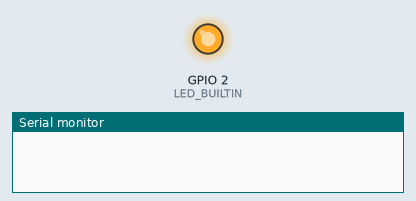
This sketch was run on a simulated ESP8266 (NodeMCU). Shown: output pins drawn as LEDs (lit = HIGH, except the on-board LED, lit = LOW), the last lines printed to the serial monitor. WiFi joins after 1.5 s; servers stay silent unless stated.

Above: at 2.5 s.
At 7.0 s:
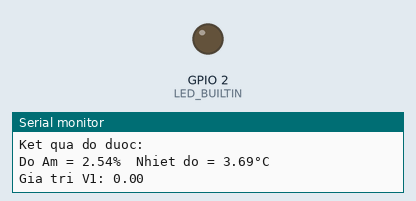
Timing chart, 0 to 8.7 s (numbered marks = the images above):
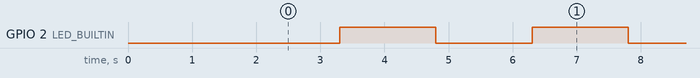

Measured:
- by itself, GPIO 2 (LED_BUILTIN): alternates HIGH for 1.5 s and LOW for 1.5 s

The sketch:

test_esp8266.ino
```cpp
#define BLYNK_PRINT Serial
#include <ESP8266WiFi.h>
#include <BlynkSimpleEsp8266.h>
//#include <SimpleTimer.h>

SimpleTimer timer;
//char auth[] = "C39HJavn-IoVsrHbYA7ea3IqlKhGauFL";
char auth[] = "8TytNxie25BVKYolzRm_yLjF1vAGbrCA";
char ssid[] = "Wifi Cua Tuan";
char pass[] = "";

float h=0;      // V4 - Do am khong khi
float t=0;      // V5 - Nhiet do khong khi
float hum=0;    // V6 - Do am Dat
int flag=0;


//////
 // V1 V2 : Chọn chế độ
 float value1;
 float Kp =0;      //Kp
 float Ki =0;      //Ki
 float Kd =0;      //Kd

int ledState = LOW;
unsigned long Ago = 0;
unsigned long Now = 0;

const long Set_time = 300;


BLYNK_CONNECTED() {
    Blynk.syncAll();
}
 BLYNK_WRITE(V1){
   value1 = param.asFloat(); // Get value as integer
 }
 BLYNK_WRITE(V7){
   Kp = param.asFloat(); // Get value as integer
 }
 BLYNK_WRITE(V8){
   Ki = param.asFloat(); // Get value as integer
 }
 BLYNK_WRITE(V9){
   Kd = param.asFloat(); // Get value as integer
 }

void setup()
{
    Serial.begin(115200);
    Blynk.begin(auth, ssid, pass,"iot.htpro.vn", 8080);
    pinMode(LED_BUILTIN, OUTPUT);
    timer.setInterval(1500, sendUptime);
}

void sendUptime()
{
   h = h+0.845 ;             // Đọc giá tri nhiệt độ, độ ẩm không khí
   t = t+1.23 ;              // Đọc giá tri nhiệt độ, độ ẩm không khí
   if (h>=100){              // Đọc giá tri nhiệt độ, độ ẩm không khí
     h=0;                    // Đọc giá tri nhiệt độ, độ ẩm không khí
   }                         // Đọc giá tri nhiệt độ, độ ẩm không khí
   if(t>=100){               // Đọc giá tri nhiệt độ, độ ẩm không khí
     t=1;                    // Đọc giá tri nhiệt độ, độ ẩm không khí
   }
   Now = millis();                // Nhấp nháy led
  if (Now - Ago >= Set_time) {    // Nhấp nháy led
    Ago = Now;                    // Nhấp nháy led
    if (ledState == LOW) {        // Nhấp nháy led
      ledState = HIGH;            // Nhấp nháy led
    } else {                      // Nhấp nháy led
      ledState = LOW;             // Nhấp nháy led
    }                             // Nhấp nháy led
    digitalWrite(LED_BUILTIN, ledState);       // Đảo trạng thái led
  }
   Serial.println("\nKet qua do duoc:");          // Hiển thị trên monitor
   Serial.print("Do Am = ");                     // Hiển thị trên monitor
   Serial.print(h);                             // Hiển thị trên monitor
   Serial.print("%  ");                        // Hiển thị trên monitor
   Serial.print("Nhiet do = ");               // Hiển thị trên monitor
   Serial.print(t);                                   // Hiển thị trên monitor
   Serial.print("°C \n");                            // Hiển thị trên monitor
   Serial.print("\nGia tri V1: ");                  // Hiển thị trên monitor
   Serial.print(value1);                           // Hiển thị trên monitor
   Serial.print(" ");                             // Hiển thị trên monitor

  Blynk.virtualWrite(V6, t);        // Gửi dữ liệu lên sever - lên Điện thoại.
  Blynk.virtualWrite(V5, h);      // Gửi dữ liệu lên sever - lên Điện thoại.
  //  Blynk.virtualWrite(V0, VIRTUAL_PIN_0); // ghi gia tri len App qua V0
  if(t>=70 && flag==0){
    Blynk.notify("Nhiệt độ cao");
    flag=1;
  }else if(t<70){
      flag=0;
    }
}

void loop()
{
  Blynk.run();
  timer.run();

  // bla bla.....
}
```
